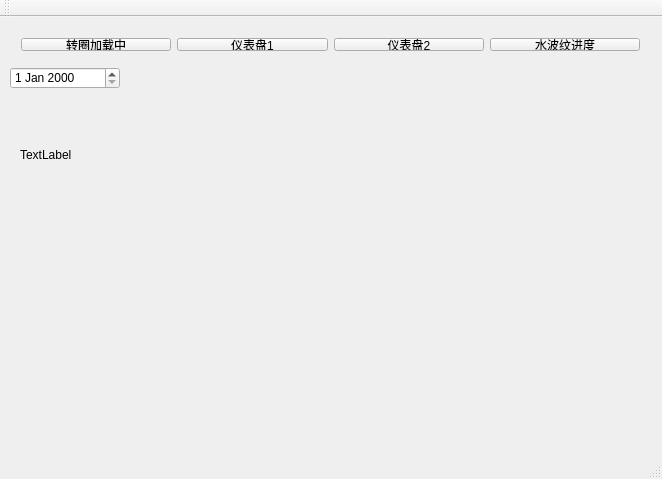
<?xml version="1.0" encoding="UTF-8"?>
<ui version="4.0">
 <class>CCtrlMainWindow</class>
 <widget class="QMainWindow" name="CCtrlMainWindow">
  <property name="geometry">
   <rect>
    <x>0</x>
    <y>0</y>
    <width>662</width>
    <height>479</height>
   </rect>
  </property>
  <property name="windowTitle">
   <string>CCtrlMainWindow</string>
  </property>
  <widget class="QWidget" name="centralWidget">
   <widget class="QWidget" name="layoutWidget">
    <property name="geometry">
     <rect>
      <x>10</x>
      <y>10</y>
      <width>641</width>
      <height>35</height>
     </rect>
    </property>
    <layout class="QHBoxLayout" name="horizontalLayout">
     <item>
      <widget class="QPushButton" name="btn_ProgLoad">
       <property name="text">
        <string>转圈加载中</string>
       </property>
      </widget>
     </item>
     <item>
      <widget class="QPushButton" name="btn_DashBoard">
       <property name="text">
        <string>仪表盘1</string>
       </property>
      </widget>
     </item>
     <item>
      <widget class="QPushButton" name="btn_DashBoard1">
       <property name="text">
        <string>仪表盘2</string>
       </property>
      </widget>
     </item>
     <item>
      <widget class="QPushButton" name="btn_ProgWater">
       <property name="text">
        <string>水波纹进度</string>
       </property>
      </widget>
     </item>
    </layout>
   </widget>
   <widget class="CCtrlDateEdit" name="dateEdit">
    <property name="geometry">
     <rect>
      <x>10</x>
      <y>50</y>
      <width>110</width>
      <height>22</height>
     </rect>
    </property>
   </widget>
   <widget class="QLabel" name="label">
    <property name="geometry">
     <rect>
      <x>20</x>
      <y>90</y>
      <width>95</width>
      <height>95</height>
     </rect>
    </property>
    <property name="text">
     <string>TextLabel</string>
    </property>
   </widget>
  </widget>
  <widget class="QMenuBar" name="menuBar">
   <property name="geometry">
    <rect>
     <x>0</x>
     <y>0</y>
     <width>662</width>
     <height>31</height>
    </rect>
   </property>
  </widget>
  <widget class="QToolBar" name="mainToolBar">
   <attribute name="toolBarArea">
    <enum>TopToolBarArea</enum>
   </attribute>
   <attribute name="toolBarBreak">
    <bool>false</bool>
   </attribute>
  </widget>
  <widget class="QStatusBar" name="statusBar"/>
 </widget>
 <layoutdefault spacing="6" margin="11"/>
 <customwidgets>
  <customwidget>
   <class>CCtrlDateEdit</class>
   <extends>QDateEdit</extends>
   <header>CCtrlProgress/CCtrlDateEdit.h</header>
  </customwidget>
 </customwidgets>
 <resources/>
 <connections/>
</ui>
